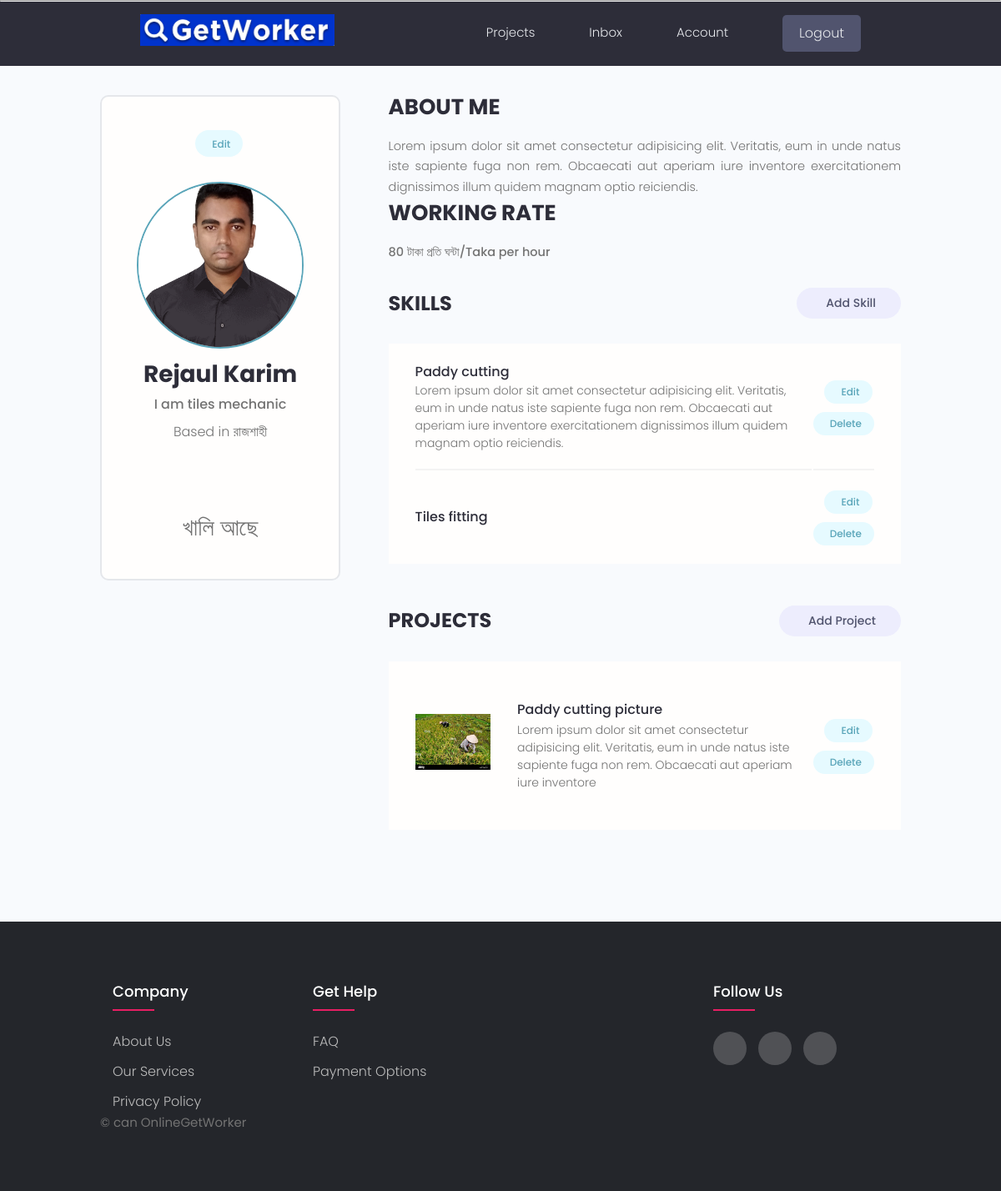
The page /account/ (signed in) on the database its author committed.
### users/models.py (models this page shows, shortened)
class Profile(models.Model):
    Division=(
        ('ঢাকা','ঢাকা'),
        ('রাজশাহী','রাজশাহী'),
        ('যশোর','যশোর')
    )
    District=(
        ('মানিকগঞ্জ','মানিকগঞ্জ'),
        ('টাঙ্গাইল','টাঙ্গাইল'),
        ('ফরিদপুর','ফরিদপুর'),
        ('গাজিপুর','গাজিপুর'),
        ('রাজবারি','রাজবারি'),
        ('পাবনা','পাবনা'),
        ('নাটোর','নাটোর'),
        ('চাপাইনবাবগঞ্জ','চাপাইনবাবগঞ্জ'),
        ('বগুরা','বগুরা')
    )
    Thana=(
        ('মানিকগঞ্জ সদর','মানিকগঞ্জ সদর'),
        ('হরিরামপুর','হরিরামপুর'),
        ('শিবালয়','শিবালয়'),
        ('ঘিয়র','ঘিয়র'),
        ('সিংগাইর','সিংগাইর'),
        ('পাবনা সদর উপজেলা','পাবনা সদর উপজেলা'),
        ('বগুরা','বগুরা')
    )
    Busy=(
        ('কর্মরত আছে','কর্মরত আছে'),
        ('খালি আছে','খালি আছে')
        )
    user=models.OneToOneField(User,on_delete=models.CASCADE, null=True, blank=True)
    name=models.CharField(max_length=200, blank=True,null=True)
    short_intro=models.CharField(max_length=200,blank=True,null=True)
    location=models.CharField(max_length=200,blank=True,null=True)
    email=models.EmailField(max_length=500, blank=True, null=True)
    username=models.CharField(max_length=200, blank=True,null=True)
    mobile=models.CharField(max_length=200, blank=True,null=True)
    bio=models.TextField(blank=True,null=True)
    profile_image=models.ImageField(null=True,blank=True,upload_to='profiles/', default='profiles/user-default.png')
    social_facebook=models.CharField(max_length=200, blank=True,null=True)
    youtube=models.CharField(max_length=200, blank=True,null=True)
    created=models.DateTimeField(auto_now_add=True)
    id=models.UUIDField(default=uuid.uuid4,unique=True,primary_key=True,editable=False)
    rate=models.CharField(max_length=200, blank=False,null=True)
    busy=models.CharField(max_length=50,blank=False,null=True,choices=Busy)
    division=models.CharField(max_length=200,blank=True,choices=Division)
    district=models.CharField(max_length=200,blank=True,choices=District)
    thana=models.CharField(max_length=200,blank=True,choices=Thana)

class Skill(models.Model):
    owner=models.ForeignKey(Profile, on_delete=models.CASCADE, null=True,blank=True)
    name=models.CharField(max_length=200, blank=True,null=True)
    description=models.TextField(null=True,blank=True)
    created=models.DateTimeField(auto_now_add=True)
    id=models.UUIDField(default=uuid.uuid4,unique=True,primary_key=True,editable=False)

### worker/models.py (models this page shows, shortened)
class Project(models.Model):
    owner=models.ForeignKey(Profile,null=True, blank=True,on_delete=models.SET_NULL)
    title=models.CharField(max_length=200)
    description=models.TextField(null=True, blank=True)
    featured_image=models.ImageField(null=True, blank=True,default='logo.jpg')
    tags=models.ManyToManyField('Tag',blank=True)
    vote_tatal=models.IntegerField(default=0,null=True,blank=True)
    vote_ratio=models.IntegerField(default=0,null=True,blank=True)
    created=models.DateTimeField(auto_now_add=True)
    id=models.UUIDField(default=uuid.uuid4,unique=True,primary_key=True,editable=False)
    class Meta:
        ordering =['-vote_ratio', '-vote_tatal','title']

### users/views.py (the view)
# urls.py: path('account/',views.userAccount, name ='account'),
@login_required(login_url = 'login')
def userAccount(request):
    profile=request.user.profile
    skills = profile.skill_set.all()
    projects = profile.project_set.all()
    context={'profile':profile,'skills':skills,'projects':projects}
    return render(request,'users/account.html',context)

### users/templates/users/account.html (shortened to what this page needs)
{% extends 'main.html' %}
{% block content %}
  <main class="settingsPage profile my-md">
    <div class="container">
      <div class="layout">
        <div class="column column--1of3">
          <div class="card text-center">
            <div class="card__body dev">
              <a class="tag tag--pill tag--main settings__btn" href="{%url 'edit-account'%}"> Edit</a>
              <img class="avatar avatar--xl dev__avatar" src="{{profile.profile_image.url}}" />
              <h2 class="dev__name">{{profile.name}}</h2>
              <p class="dev__title">{{profile.short_intro}}</p>
              <p class="dev__location">Based in {{profile.location}}</p>
              <ul class="dev__social">
              </ul>
              <h4>{{profile.busy}}</h4>
            </div>
          </div>
        </div>
        <div class="column column--2of3">
          <div class="devInfo">
            <h3 class="devInfo__title">About Me</h3>
            <p class="devInfo__about">{{profile.bio}}</p>
            <h3 class="devInfo__title">Working Rate</h3>
            <h4 class="devInfo__about">{{profile.rate}} টাকা প্রতি ঘন্টা/Taka per hour</h4>
          </div>
          <div class="settings">
            <h3 class="settings__title">Skills</h3>
            <a class="tag tag--pill tag--sub settings__btn tag--lg" href="{% url 'create-skill' %}"> Add Skill</a>
          </div>
          <table class="settings__table">
            {% for skill in skills %}
            <tr>
              <td class="settings__tableInfo">
                <h4>{{skill.name}}</h4>
                <p>
                  {{skill.description}}
                </p>
              </td>
              <td class="settings__tableActions">
                <a class="tag tag--pill tag--main settings__btn" href="{% url 'update-skill' skill.id %}"> Edit</a>
                <a class="tag tag--pill tag--main settings__btn"
                href="{% url 'delete-skill' skill.id %}?next=/account/">
                  Delete</a>
              </td>
            </tr>
            {% endfor %}
          </table>
          <div class="settings">
            <h3 class="settings__title">Projects</h3>
            <a class="tag tag--pill tag--sub settings__btn tag--lg" href="{% url 'create-project' %}"> Add Project</a>
          </div>
          <table class="settings__table">
            <tr>
              {% for project in projects %}
              <td class="settings__thumbnail">
                <a href="{% url 'project' project.id %}"><img src="{{project.featured_image.url}}" alt="Project Thumbnail" /></a>
              </td>
              <td class="settings__tableInfo">
                <a href="{% url 'project' project.id %}">{{project.title}}</a>
                <p>{{project.description|slice:"150"}}</p>
              </td>
              <td class="settings__tableActions">
                <a class="tag tag--pill tag--main settings__btn" href="{% url 'update-project' project.id %}"> Edit</a>
                <a class="tag tag--pill tag--main settings__btn" href="{% url 'delete-project' project.id %}?next=/account/">
                  Delete</a>
              </td>
            </tr>
            {% endfor %}
          </table>
        </div>
      </div>
    </div>
  </main>
{% endblock %}

### static/styles/app.css (style rules this page uses)
:root { --color-sub: #2d2d39; }
.card { border: 2px solid var(--color-light); }
img { width: 100%; }
.profile .card > .dev { padding: 4rem; }
.dev__avatar { display: block; margin: auto; }
.dev__name { color: var(--color-sub); font-size: 2.8rem; font-weight: 700; margin-top: 1rem; margin-bottom: 0.5rem; }
.dev__title { font-size: 1.6rem; font-weight: 500; line-height: 1.3; }
.dev__location { margin-top: 1rem; }
.dev__social { margin: 3rem 0; list-style: none; display: flex; justify-content: center; gap: 1.5rem; }
.devInfo { margin-bottom: 3rem; }
.devInfo__title, .devInfo__subtitle { font-size: 2.6rem; color: var(--color-sub); text-transform: uppercase; font-weight: 700; margin-bottom: 1.5rem; }
.devInfo__about, .devSkill__info { font-size: 1.45rem; line-height: 1.7; text-align: justify; }
.settingsPage .dev > .settings__btn { display: inline-block; margin-bottom: 3rem; }
.settings { display: flex; justify-content: space-between; align-items: center; }
.settings__title { font-size: 2.4rem; text-transform: uppercase; font-weight: 700; color: var(--color-sub); }
.settings__table { margin-top: 3rem; margin-bottom: 5rem; padding: 0 3rem; background: var(--color-white); }
.settings__table tr { width: 100%; }
.settings__table tr > td { padding: 2rem 0; }
.settings__table tr:not(:last-child) td { border-bottom: 2px solid var(--color-white-light); }
.settings__thumbnail { width: 23%; min-width: 10rem; }
.settings__thumbnail img { padding-right: 3rem; height: 15rem; object-fit: contain; }
.settings__tableInfo { width: 100%; }
.settings__tableInfo h4, .settings__tableInfo a { padding-right: 1rem; width: auto; font-size: 1.6rem; font-weight: 500; color: var(--color-sub); }
.settings__tableInfo p { font-size: 1.4rem; }
.settings__tableActions { text-align: right; }

### static/styles/faq.css (style rules this page uses)
body { font-family: 'Work Sans', sans-serif; }

### static/styles/footer.css (style rules this page uses)
body { line-height: 1.5; font-family: 'Poppins', sans-serif; }
* { margin:0; padding:0; box-sizing: border-box; }
.container { max-width: 1170px; margin:auto; }
ul { list-style: none; }

### static/uikit/styles/modules/_variables.css (style rules this page uses)
:root { --color-main: #5aa5b9; --color-main-light: #e6faff; --color-sub: #3f4156; --color-sub-light: #51546e; --color-sub-lighter: #ededfd; --color-text: #737373; --color-gray: #8b8b8b; --color-light: #e5e7eb; --color-light-gray: #767676; --color-bg: #f8fafd; --color-white: #fffefd; --color-white-light: #f3f3f3; --color-success: #359e64; --color-success-bg: #def8e8; --color-error: #fc4b0b; --color-error-bg: #fff2ee; --font-base: 'Poppins', arial, helvetica, 'Segoe UI', roboto, ubuntu, sans-serif; --font-monospace: 'Fira Code', 'Courier New', courier, monospace; --font-regular: 300; --font-medium: 500; --font-bold: 700; --generic-shadow: 1px 1px 5px #00000010; --generic-transition: all 0.3s ease-in-out; }

### static/uikit/styles/modules/_base.css (style rules this page uses)
* { margin: 0; padding: 0; box-sizing: border-box; text-rendering: optimizeLegibility; color: inherit; font-size: inherit; }
html { font-size: 50%; }
@media only screen and (min-width: 480px) { html { font-size: 56.25%; } }
@media only screen and (min-width: 1200px) { html { font-size: 62.5%; } }
body { line-height: 1.6; font-weight: 400; font-size: 1.5rem; color: var(--color-text); background-color: var(--color-bg); min-height: 100vh; }

### static/uikit/styles/modules/_typography.css (style rules this page uses)
* { font-family: var(--font-base); }
h2 { font-size: 3.6rem; font-weight: var(--font-bold); }
h3 { font-size: 3.2rem; font-weight: var(--font-medium); }
h4 { font-size: 2.8rem; font-weight: var(--font-medium); }
p, span, strong { font-size: 1.6rem; color: var(--color-text); font-weight: var(--font-regular); }
a { padding-bottom: 2px; text-decoration: none; display: inline-block; color: var(--color-main); font-weight: var(--font-medium); }

### static/uikit/styles/modules/_utilities.css (style rules this page uses)
.container { width: 92%; max-width: 165rem; margin: 0 auto; box-sizing: border-box; }
@media screen and (min-width: 1000px) { .container { width: 90%; } }
@media screen and (min-width: 1200px) { .container { width: 80%; } }
.text-center { text-align: center; }
.my-md { margin: 3rem auto; }

### static/uikit/styles/modules/_avatar.css (style rules this page uses)
.avatar { border-radius: 50%; border: 2px solid var(--color-main); object-fit: cover; }
.avatar--xl { height: 20rem; width: 20rem; }

### static/uikit/styles/modules/_card.css (style rules this page uses)
.card { border-radius: 1rem; background-color: var(--color-white); border: 1.5px solid var(--color-light); width: auto; height: auto; margin-top: 0.5rem; margin-bottom: 0.5rem; overflow: hidden; }
.card__body, .card__header { padding: 2rem 2.5rem; }

### rows shown on the page
Profile: profile_image (picture), name "Rejaul Karim", short_intro "I am tiles mechanic", location "রাজশাহী", busy "খালি আছে", bio "Lorem ipsum dolor sit amet consectetur adipisicing elit. Veritatis, eum in unde natus iste sapiente fuga non rem. Obcaecati aut aperiam iure inventore exercitationem dignissimos illum quidem magnam optio reiciendis.", rate "80"
Skill: name "Paddy cutting", description "Lorem ipsum dolor sit amet consectetur adipisicing elit. Veritatis, eum in unde natus iste sapiente fuga non rem. Obcaecati aut aperiam iure inventore exercitationem dignissimos illum quidem magnam optio reiciendis."
Skill: name "Tiles fitting"
Project: featured_image (picture), title "Paddy cutting picture", description "Lorem ipsum dolor sit amet consectetur adipisicing elit. Veritatis, eum in unde natus iste sapiente fuga non rem. Obcaecati aut aperiam iure inventore"
